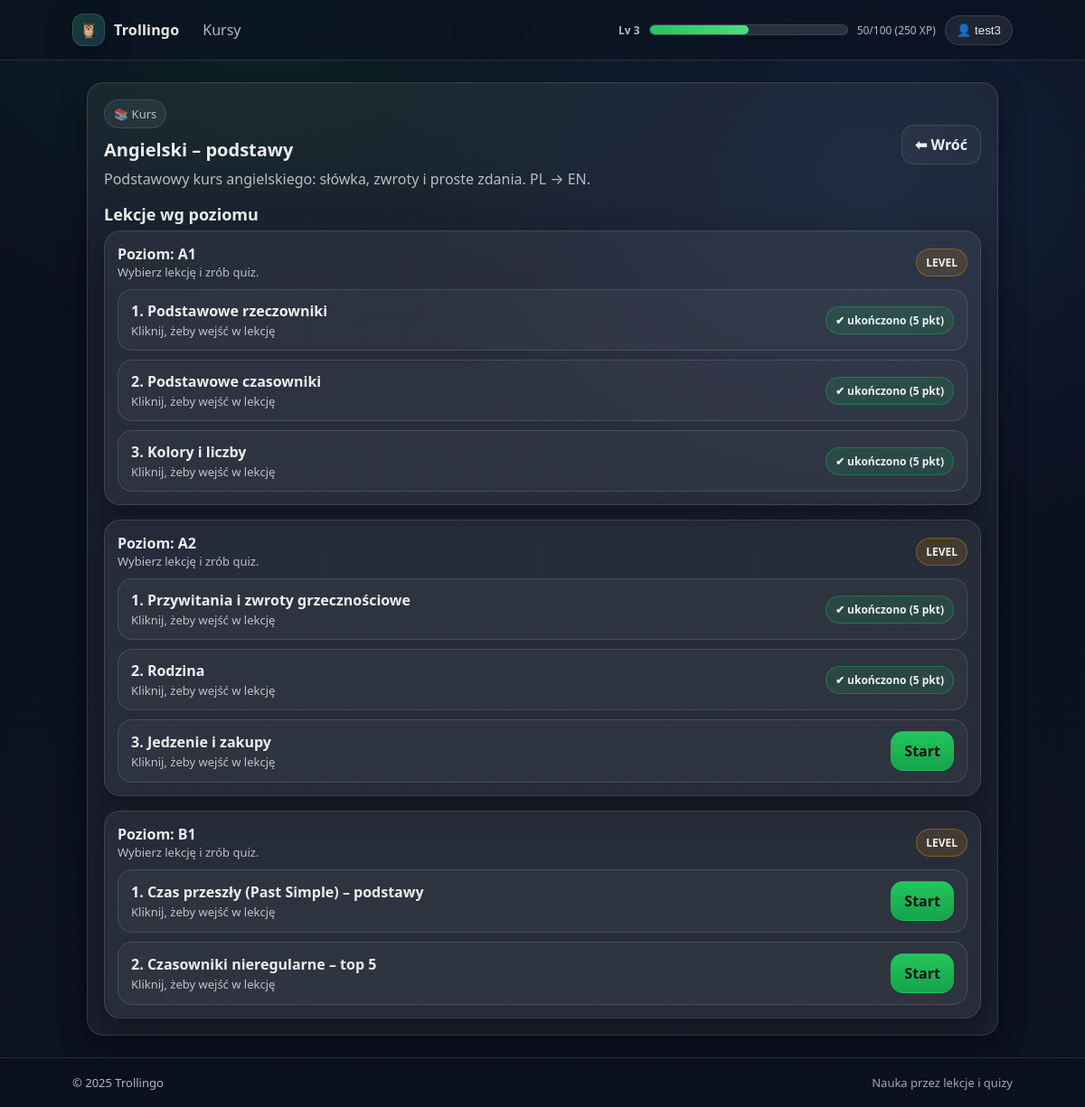
The page /course/3/ (signed in) on the database its author committed.
### learning/models.py (models this page shows, shortened)
class Course(models.Model):
    name = models.CharField(max_length=100)
    description = models.TextField(blank=True)

class Lesson(models.Model):
    class Level(models.TextChoices):
        A1 = "A1", "A1 – Beginner"
        A2 = "A2", "A2 – Elementary"
        B1 = "B1", "B1 – Intermediate"
        B2 = "B2", "B2 – Upper Intermediate"
        C1 = "C1", "C1 – Advanced"
        C2 = "C2", "C2 – Proficient"
    course = models.ForeignKey(
        Course,
        on_delete=models.CASCADE,
        related_name="lessons"
    )
    title = models.CharField(max_length=100)
    order = models.PositiveIntegerField(default=1)
    level = models.CharField(
        max_length=2,
        choices=Level.choices,
        default=Level.A1
    )
    content = models.TextField(blank=True, default="")
    class Meta:
        ordering = ["level", "order"]

class UserLessonProgress(models.Model):
    user = models.ForeignKey(settings.AUTH_USER_MODEL, on_delete=models.CASCADE)
    lesson = models.ForeignKey(Lesson, on_delete=models.CASCADE)
    score = models.PositiveIntegerField(default=0)
    completed_at = models.DateTimeField(auto_now_add=True)
    class Meta:
        unique_together = ("user", "lesson")

### learning/views.py (the view)
# urls.py: path("course/<int:pk>/", views.CourseDetailView.as_view(), name="course_detail"),
class CourseDetailView(LoginRequiredMixin, DetailView):
    model = Course
    template_name = "learning/course_detail.html"
    context_object_name = "course"
    login_url = "learning:login"
    def dispatch(self, request, *args, **kwargs):
        if not request.user.is_authenticated:
            messages.warning(request, "Zaloguj się, aby kontynuować.")
        return super().dispatch(request, *args, **kwargs)
    def get_context_data(self, **kwargs):
        context = super().get_context_data(**kwargs)
        progresses = UserLessonProgress.objects.filter(
            user=self.request.user,
            lesson__course=self.object,
        )
        context["progress_map"] = {p.lesson_id: p for p in progresses}
        return context

### learning/context_processors.py (called while the page is built)
def xp_context(request):
    if not request.user.is_authenticated:
        return {}
    profile = getattr(request.user, "profile", None)
    xp_total = getattr(profile, "xp", 0) if profile else 0
    xp_level = getattr(profile, "level", 1) if profile else 1
    xp_in_level = getattr(profile, "xp_in_level", xp_total % 100) if profile else (xp_total % 100)
    xp_to_next = getattr(profile, "xp_to_next_level", 100 - xp_in_level) if profile else (100 - xp_in_level)
    xp_percent = getattr(profile, "xp_progress_percent", xp_in_level) if profile else xp_in_level
    try:
        xp_percent = int(xp_percent)
    except Exception:
        xp_percent = 0
    xp_percent = max(0, min(100, xp_percent))
    return {
        "xp_level": xp_level,
        "xp_total": xp_total,
        "xp_in_level": xp_in_level,
        "xp_to_next": xp_to_next,
        "xp_percent": xp_percent,
    }

### learning/models.py (called while the page is built)
    @property
    def level(self) -> int:
        return (self.xp // 100) + 1

    @property
    def xp_in_level(self) -> int:
        return self.xp % 100

    @property
    def xp_to_next_level(self) -> int:
        return 100 - self.xp_in_level

    @property
    def xp_progress_percent(self) -> int:
        return self.xp_in_level

### learning/templatetags/extras.py (called while the page is built)
@register.filter
def get_score(progress_map, lesson_id):
    progress = progress_map.get(lesson_id)
    return getattr(progress, "score", "")

### templates/learning/course_detail.html (shortened to what this page needs)
{% extends "base.html" %}
{% load extras %}
{% block content %}
<section class="card">
  <div class="row" style="justify-content:space-between;">
    <div>
      <span class="kicker">📚 Kurs</span>
      <h2 class="card__title" style="margin-top:10px;">{{ course.name }}</h2>
      {% if course.description %}
        <p class="card__subtitle" style="margin-top:8px;">{{ course.description }}</p>
      {% endif %}
    </div>
    <a class="btn btn--ghost" href="{% url 'learning:course_list' %}">⬅ Wróć</a>
  </div>
  <div style="height:16px;"></div>
  <h3 class="card__title" style="font-size:18px;">Lekcje wg poziomu</h3>
  {% regroup course.lessons.all by level as levels %}
  <div class="stack">
    {% for group in levels %}
      <div class="card" style="padding:14px;">
        <div class="row" style="justify-content:space-between;">
          <div>
            <div class="list__title">Poziom: {{ group.grouper }}</div>
            <div class="list__meta">Wybierz lekcję i zrób quiz.</div>
          </div>
          <span class="badge badge--warn">LEVEL</span>
        </div>
        <div style="height:10px;"></div>
        <ul class="list">
          {% for lesson in group.list %}
            <li class="list__item">
              <div class="list__left">
                <a class="list__title" href="{% url 'learning:lesson_detail' lesson.pk %}">
                  {{ lesson.order }}. {{ lesson.title }}
                </a>
                <div class="list__meta">Kliknij, żeby wejść w lekcję</div>
              </div>
              {% if progress_map and lesson.id in progress_map %}
                <span class="badge badge--ok">✔ ukończono ({{ progress_map|get_score:lesson.id }} pkt)</span>
              {% else %}
                <a class="btn btn--primary" href="{% url 'learning:lesson_detail' lesson.pk %}">Start</a>
              {% endif %}
            </li>
          {% endfor %}
        </ul>
      </div>
    {% endfor %}
  </div>
</section>
{% endblock %}

### templates/base.html (shortened to what this page needs)
{% load static %}
<!doctype html>
<html lang="pl">
<head>
  <link rel="stylesheet" href="{% static 'css/trollingo.css' %}">
</head>
<body>
<header class="topbar">
  <div class="container topbar__inner">
    <a class="brand" href="{% url 'learning:home' %}">
      <span class="brand__logo">🦉</span>
      <span class="brand__name">Trollingo</span>
    </a>
    <nav class="nav">
      <a class="nav__link" href="{% url 'learning:course_list' %}">Kursy</a>
      {% if request.user.is_authenticated %}
        <div class="xp">
          <div class="xp__label">Lv {{ xp_level|default:1 }}</div>
          <div class="xp__bar" title="Progres XP do kolejnego levela">
            <div class="xp__fill" style="width: {{ xp_percent|default:0 }}%;"></div>
          </div>
          <div class="xp__value">
            {{ xp_in_level|default:0 }}/100 ({{ xp_total|default:0 }} XP)
          </div>
        </div>
        <div class="user-menu" data-user-menu>
          <button class="user-menu__btn" type="button" data-user-menu-btn aria-expanded="false">
            👤 {{ request.user.username }}
          </button>
        </div>
      {% else %}
        <a class="btn btn--ghost" href="{% url 'learning:login' %}">Zaloguj</a>
        <a class="btn btn--primary" href="{% url 'learning:register' %}">Załóż konto</a>
      {% endif %}
    </nav>
  </div>
</header>
<main class="container">
  {% block content %}{% endblock %}
</main>
<footer class="footer">
  <div class="container footer__inner">
    <span>© {% now "Y" %} Trollingo</span>
    <span class="footer__muted">Nauka przez lekcje i quizy</span>
  </div>
</footer>
</body>
</html>

### rows shown on the page
Course: name "Angielski – podstawy", description "Podstawowy kurs angielskiego: słówka, zwroty i proste zdania. PL → EN."
Lesson: grouper "A1", order "1", title "Podstawowe rzeczowniki", id.score "5"
Lesson: order "2", title "Podstawowe czasowniki", id.score "5"
Lesson: order "3", title "Kolory i liczby", id.score "5"
Lesson: grouper "A2", order "1", title "Przywitania i zwroty grzecznościowe", id.score "5"
Lesson: order "2", title "Rodzina", id.score "5"
Lesson: order "3", title "Jedzenie i zakupy", shows "Start"
Lesson: grouper "B1", order "1", title "Czas przeszły (Past Simple) – podstawy", shows "Start"
Lesson: order "2", title "Czasowniki nieregularne – top 5", shows "Start"

### other values the page prints
{{ xp_level|default:1 }} "3"
{{ xp_in_level|default:0 }} "50"
{{ xp_total|default:0 }} "250"
{{ request.user.username }} "test3"
